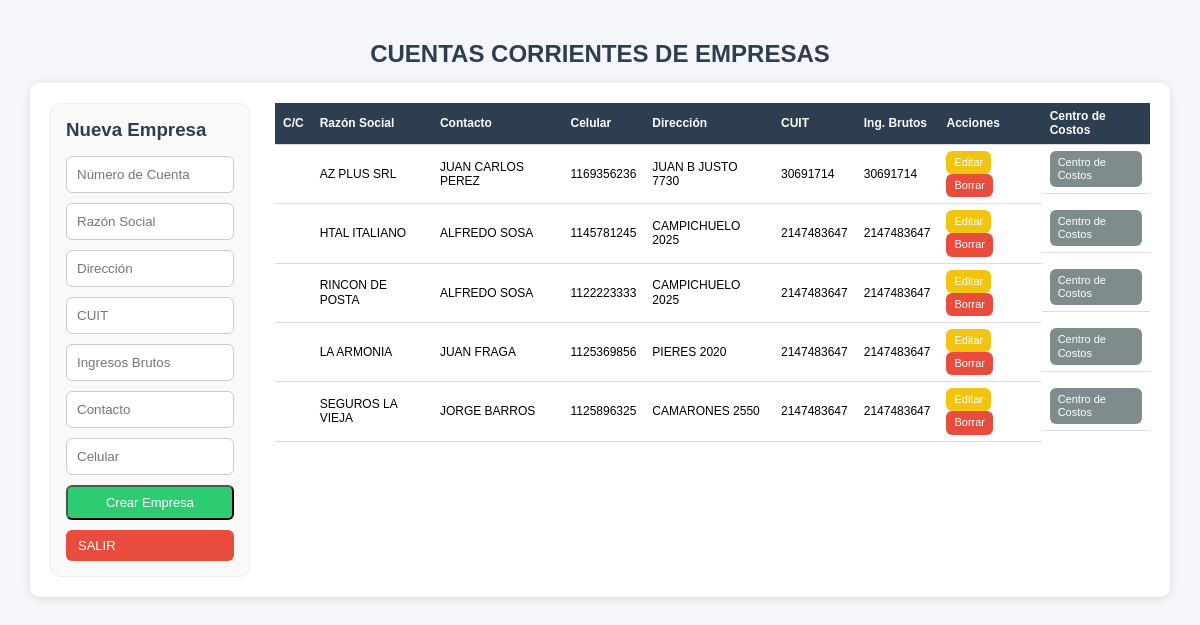
Page /php/00_administracion/cuentas_empresas/listado_empresas.php (signed in) on the earlier database version.
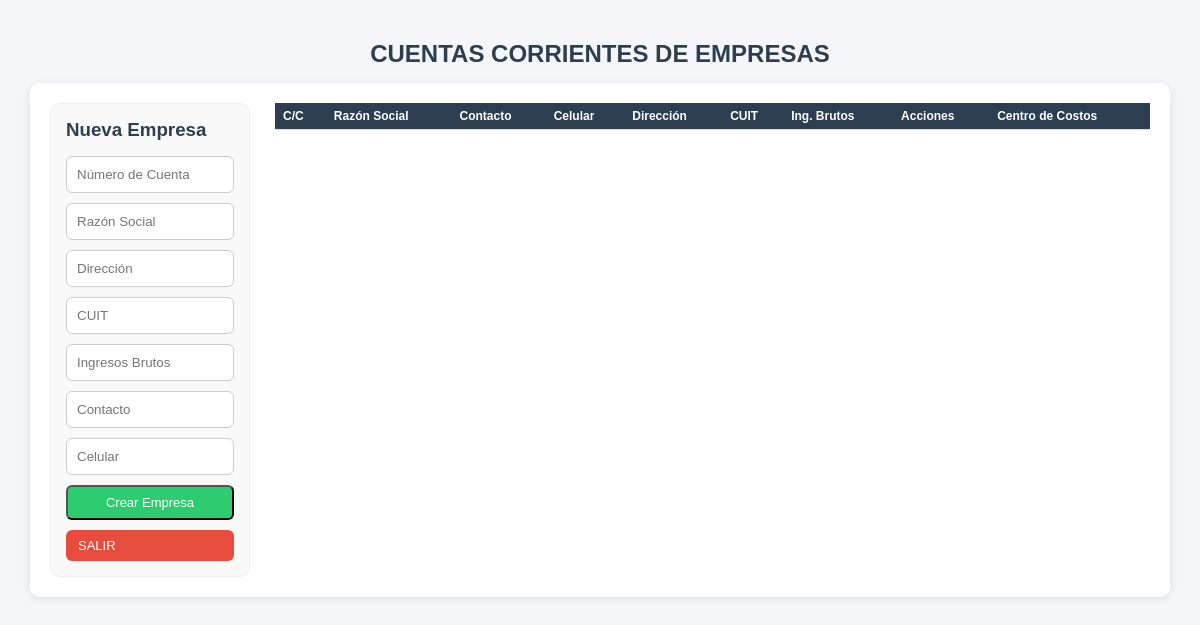
Same page on the later database version.
### tables this page shows
CREATE TABLE `cuenta_empresa` (
  `id` int(4) NOT NULL,
  `id_empresa` int(4) NOT NULL,
  `razon_social` varchar(50) NOT NULL,
  `dir` varchar(50) NOT NULL,
  `cuit` varchar(20) DEFAULT NULL,
  `inc_brutos` varchar(20) DEFAULT NULL,
  `contacto_1` varchar(50) NOT NULL,
  `cel_1` int(10) NOT NULL,
  `id_centro_de_costo` int(4) NOT NULL
);

### funciones/funciones.php (called while the page is built, shortened)
<?php
function conexion()
{
    $host = 'localhost';
    $db   = 'app_viajes';
    $user = 'root';
    $pass = 'belgrado';
    try {
        $dsn = "mysql:host=$host;dbname=$db;charset=utf8mb4";
        $conn = new PDO($dsn, $user, $pass, [
            PDO::ATTR_ERRMODE => PDO::ERRMODE_EXCEPTION,
            PDO::ATTR_DEFAULT_FETCH_MODE => PDO::FETCH_ASSOC,
            PDO::MYSQL_ATTR_INIT_COMMAND => "SET NAMES utf8mb4"
        ]);
        return $conn;
    } catch (PDOException $e) {
        echo "Error de conexión: " . $e->getMessage();
    }
}
?>
<?php
function obtenerEmpresas()
{
    $pdo = conexion();
    $sql = "SELECT * FROM cuenta_empresa ORDER BY id_empresa ASC";
    return $pdo->query($sql)->fetchAll(PDO::FETCH_ASSOC);
}

### php/00_administracion/cuentas_empresas/listado_empresas.php (the view, shortened to what this page needs)
<?php
include_once "../../../funciones/funciones.php";
$empresa = null;
$empresas = obtenerEmpresas();
?>
<!DOCTYPE html>
<html lang="es">
<head>
    <link rel="stylesheet" href="../../../css/estilos.css">
</head>
<body>
    <div class="container">
        <h2 class="text-center">
            CUENTAS CORRIENTES DE EMPRESAS
        </h2>
        <div class="card operadores-layout">
            <div class="col-form">
                <h3>
                    <?= $empresa ? "Editar Empresa" : "Nueva Empresa"; ?>
                </h3>
                <form method="POST">
                    <input
                        type="number"
                        name="numero_cuenta"
                        placeholder="Número de Cuenta"
                        value="<?= $empresa['id_empresa'] ?? '' ?>"
                        required>
                    <input
                        type="text"
                        name="razon_social"
                        placeholder="Razón Social"
                        value="<?= $empresa['razon_social'] ?? '' ?>"
                        required>
                    <input
                        type="text"
                        name="dir"
                        placeholder="Dirección"
                        value="<?= $empresa['dir'] ?? '' ?>">
                    <input
                        type="text"
                        name="cuit"
                        placeholder="CUIT"
                        value="<?= $empresa['cuit'] ?? '' ?>">
                    <input
                        type="text"
                        name="inc_brutos"
                        placeholder="Ingresos Brutos"
                        value="<?= $empresa['inc_brutos'] ?? '' ?>">
                    <input
                        type="text"
                        name="contacto_1"
                        placeholder="Contacto"
                        value="<?= $empresa['contacto_1'] ?? '' ?>">
                    <input
                        type="text"
                        name="cel_1"
                        placeholder="Celular"
                        value="<?= $empresa['cel_1'] ?? '' ?>">
                    <button
                        type="submit"
                        name="guardar"
                        class="btn btn-success">
                        <?= $empresa ? "Actualizar" : "Crear Empresa"; ?>
                    </button>
                    <a href="../../inicio_0.php" class="btn btn-danger">
                        SALIR
                    </a>
                </form>
            </div>
            <div class="col-tabla">
                <table class="table">
                    <thead>
                        <tr>
                            <th>C/C</th>
                            <th>Razón Social</th>
                            <th>Contacto</th>
                            <th>Celular</th>
                            <th>Dirección</th>
                            <th>CUIT</th>
                            <th>Ing. Brutos</th>
                            <th>Acciones</th>
                            <th>Centro de Costos</th>
                        </tr>
                    </thead>
                    <tbody>
                        <?php foreach ($empresas as $e): ?>
                            <tr>
                                <td><?= $e['id_empresa'] ?></td>
                                <td>
                                    <?= htmlspecialchars($e['razon_social']) ?>
                                </td>
                                <td>
                                    <?= htmlspecialchars($e['contacto_1'] ?? '-') ?>
                                </td>
                                <td>
                                    <?= htmlspecialchars($e['cel_1'] ?? '-') ?>
                                </td>
                                <td>
                                    <?= htmlspecialchars($e['dir'] ?? '-') ?>
                                </td>
                                <td>
                                    <?= htmlspecialchars($e['cuit'] ?? '-') ?>
                                </td>
                                <td>
                                    <?= htmlspecialchars($e['inc_brutos'] ?? '-') ?>
                                </td>
                                <td>
                                    <a
                                        href="?editar=<?= $e['id'] ?>"
                                        class="btn btn-warning">
                                        Editar
                                    </a>
                                    <a
                                        href="?borrar=<?= $e['id'] ?>"
                                        class="btn btn-danger"
                                        onclick="return confirm('¿Eliminar empresa?')">
                                        Borrar
                                    </a>
                                </td>
                                <td>
                                    <a
                                        href="centro_de_costos.php?id_empresa=<?= $e['id'] ?>"
                                        class="btn btn-gray">
                                        Centro de Costos
                                    </a>
                                </td>
                            </tr>
                        <?php endforeach; ?>
                    </tbody>
                </table>
            </div>
        </div>
    </div>
</body>
</html>

### css/estilos.css (style rules this page uses)
:root { --primary: #3498db; --success: #2ecc71; --warning: #f1c40f; --danger: #e74c3c; --dark: #2c3e50; --gray: #7f8c8d; --bg: #f4f6f9; }
* { margin: 0; padding: 0; box-sizing: border-box; }
body { font-family: Arial, sans-serif; background: var(--bg); }
.container { width: 95%; max-width: 1200px; margin: 30px auto; }
h2, h3 { margin-bottom: 15px; color: var(--dark); }
.text-center { text-align: center; }
.card { background: #fff; padding: 20px; border-radius: 10px; box-shadow: 0 2px 8px rgba(0,0,0,0.1); }
.btn { display: inline-block; padding: 8px 12px; border-radius: 6px; text-decoration: none; color: #fff; font-size: 13px; }
.btn-success { background: var(--success); }
.btn-danger { background: var(--danger); }
form { display: flex; flex-direction: column; gap: 10px; }
input, select { padding: 10px; border-radius: 6px; border: 1px solid #ccc; }
.table { width: 100%; border-collapse: collapse; }
.table thead { background: var(--dark); color: white; }
.table th, .table td { padding: 10px; border-bottom: 1px solid #ddd; }
.operadores-layout { display: grid; grid-template-columns: 200px 1fr !important; gap: 25px; align-items: start; }
.col-form { background: #fafafa; padding: 15px; border-radius: 8px; border: 1px solid #eee; position: sticky; top: 20px; }
.col-tabla { overflow-x: auto; }
.container { max-width: 1200px; margin: 40px auto; }
.operadores-layout { display: grid; grid-template-columns: 320px 1fr; gap: 25px; align-items: start; }
.col-form { background: #f9f9f9; padding: 15px; border-radius: 10px; }
.col-tabla { width: 100%; }
.table th, .table td { padding: 10px; text-align: left; }
.table { font-size: 12px; }
.table th, .table td { padding: 6px 8px; line-height: 1.2; }
.btn-warning { background: var(--warning); }
.btn-gray { background: var(--gray); }
.table td:last-child { display: flex; gap: 5px; justify-content: center; align-items: center; }
.table .btn { font-size: 11px; padding: 5px 8px; }

Differences in the rows shown:
removed cuenta_empresa: razon_social "AZ PLUS SRL", contacto_1 "JUAN CARLOS PEREZ", cel_1 "1169356236", dir "JUAN B JUSTO 7730", cuit "30691714", inc_brutos "30691714"
removed cuenta_empresa: razon_social "HTAL ITALIANO", contacto_1 "ALFREDO SOSA", cel_1 "1145781245", dir "CAMPICHUELO 2025", cuit "2147483647", inc_brutos "2147483647"
removed cuenta_empresa: razon_social "RINCON DE POSTA", contacto_1 "ALFREDO SOSA", cel_1 "1122223333", dir "CAMPICHUELO 2025", cuit "2147483647", inc_brutos "2147483647"
removed cuenta_empresa: razon_social "LA ARMONIA", contacto_1 "JUAN FRAGA", cel_1 "1125369856", dir "PIERES 2020", cuit "2147483647", inc_brutos "2147483647"
removed cuenta_empresa: razon_social "SEGUROS LA VIEJA", contacto_1 "JORGE BARROS", cel_1 "1125896325", dir "CAMARONES 2550", cuit "2147483647", inc_brutos "2147483647"
